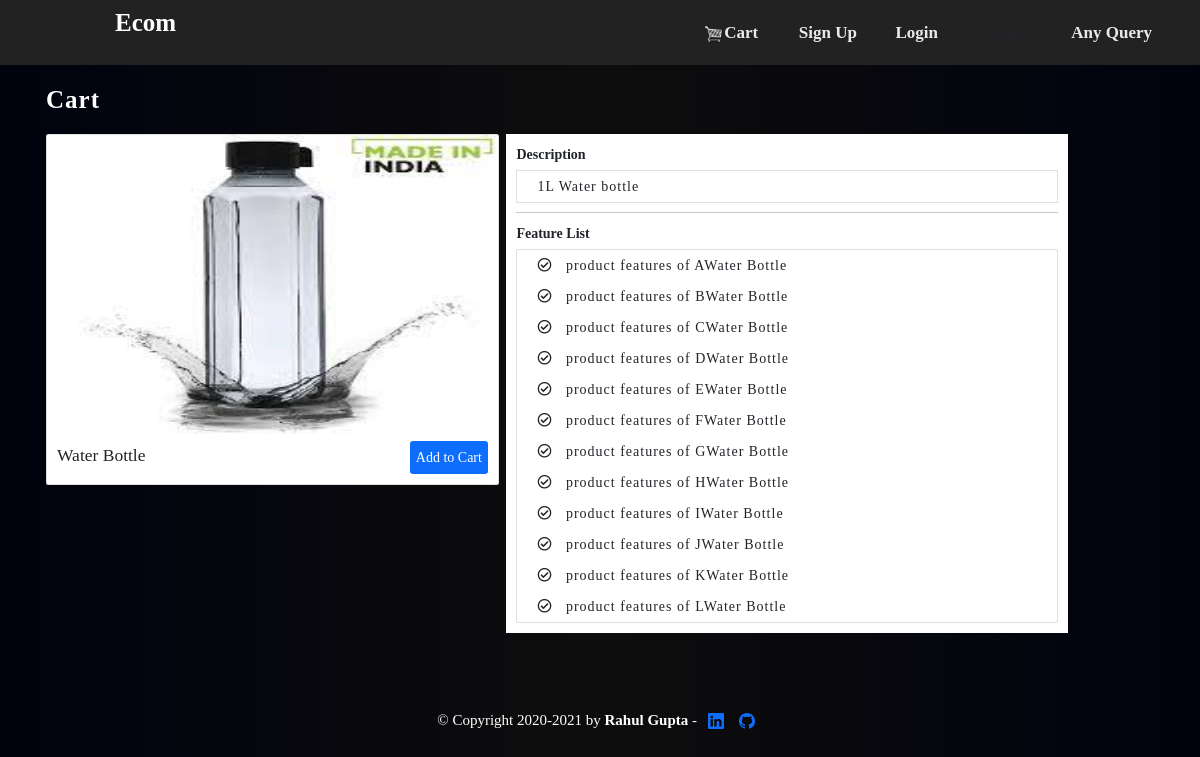
/product/28/, run on the app's committed database.
### store/models.py (models this page shows, shortened)
class Product(models.Model):
	added_by = models.ForeignKey(Customer, on_delete=models.CASCADE, related_name="products") #new
	name = models.CharField(max_length=200)
	price = models.FloatField()
	digital = models.BooleanField(default=False)
	image = models.ImageField(null=True,blank=True)
	description = models.TextField(max_length=1000,null=True,blank=True)
	is_active = models.BooleanField(default=True)
	@property
	def get_image_url(self):
		try:
			return self.image.url
		except :
			return ''

class ProductFeatures(models.Model):
	product = models.ForeignKey(Product, on_delete=models.CASCADE,related_name="features", null=True)
	feature = models.CharField(max_length=250,null=True,blank=True)
	def __str__(self):
		return "product features of "+ self.feature + self.product.name

### store/views.py (the view)
# urls.py: path('product/<int:id>/',views.product_detail,name="product-detail"),
def product_detail(request,id=None):
	product = Product.objects.get(id=id)
	features = product.features.all()
	admin = request.GET.get("admin")
	if admin:
		return render(request,'store/admin_product_update.html',{'product':product,'features':features})
	return render(request,'store/product_detail.html',{'product':product,'features':features})

### store/templates/store/product_detail.html (shortened to what this page needs)
{% extends 'store/main.html' %}
{% load template_filter %}
{% load static %}
{% block content %}
<link rel="stylesheet" href="https://cdnjs.cloudflare.com/ajax/libs/font-awesome/5.15.3/css/all.min.css"/>
<link href="https://cdn.jsdelivr.net/npm/bootstrap@5.0.0-beta3/dist/css/bootstrap.min.css" rel="stylesheet">
<link rel="stylesheet" href="https://cdn.datatables.net/1.10.24/css/jquery.dataTables.min.css">
<p class="text-left head">Cart </p>
	<div class="row">
		<div class="col-md-5" style="margin-top:5px;">
            <div class="card">
                <img src="{{product.get_image_url}}" class="card-img-top" alt="{{product.name}}" height="300px">
                <div class="card-body">
                  <h3>{{product.name}}</h3>
                  <button  class="btn btn-primary add-btn update-cart" data-product="{{product.id}}" data-action="add">Add to Cart</button>
                </div>
            </div>
        </div>
        <div class="col-md-6 feature-div">
          <label>Description</label>
          <p class="list-group-item">{{product.description}}</p>
          <hr>
            <label>Feature List</label>
            <ul class="list-group">
              {% for i in features %}
              <li class="list-group-item">
                <i class="far fa-check-circle"></i> &nbsp;  {{i}}
              </li>
              {% endfor %}
            </ul>
        </div>
	</div>
{% endblock content %}

### store/static/css/main.css (style rules this page uses)
h1,h2,h3,h4,h5,h6 { color:hsl(0, 0%, 30%); }
.btn { border-radius: 0; }

### store/templates/store/main.html (style rules this page uses)
body { background-image:linear-gradient(to right,rgb(0, 2, 14),#0e0d0d,rgb(0, 2, 14))!important; font-family: montserrat!important; opacity:1; }
* { padding: 0; margin: 0; text-decoration: none; list-style: none; box-sizing: border-box; }
.head { font-size: 25px; font-weight: bold; opacity:1; color:white; letter-spacing:1px; }

### store/templates/store/product_detail.html (style rules this page uses)
.row { font-size:14px; }
.update-cart { float:right; margin-top:-30px; padding:5px; font-size:14px; }
.feature-div { margin-top:5px; background-color:white; padding:10px; }
.list-group-item { padding-left:20px; letter-spacing:1px; }

### data on the page
Product: get_image_url (picture), name "Water Bottle", description "1L Water bottle"
ProductFeatures: feature+product "product features of AWater Bottle"
ProductFeatures: feature+product "product features of BWater Bottle"
ProductFeatures: feature+product "product features of CWater Bottle"
ProductFeatures: feature+product "product features of DWater Bottle"
ProductFeatures: feature+product "product features of EWater Bottle"
ProductFeatures: feature+product "product features of FWater Bottle"
ProductFeatures: feature+product "product features of GWater Bottle"
ProductFeatures: feature+product "product features of HWater Bottle"
ProductFeatures: feature+product "product features of IWater Bottle"
ProductFeatures: feature+product "product features of JWater Bottle"
ProductFeatures: feature+product "product features of KWater Bottle"
ProductFeatures: feature+product "product features of LWater Bottle"
